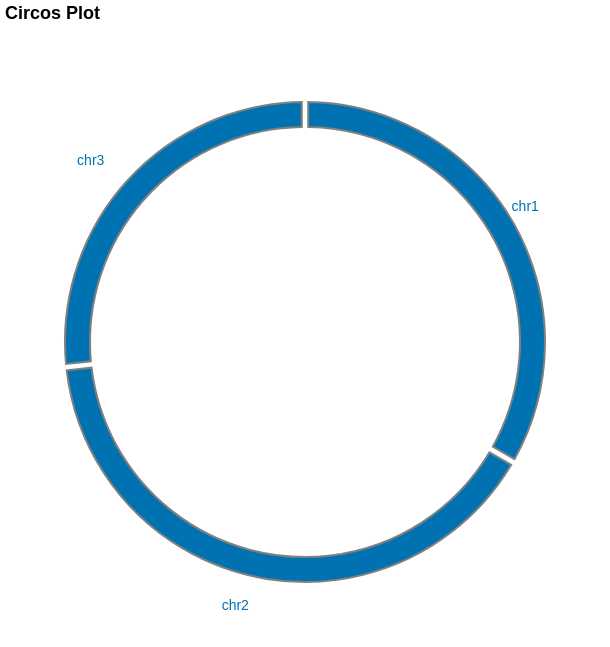

Notebook source saved alongside this figure:
### Code cell
# Chromosome lengths
chr_lengths = {
    'chr1': 10000000,
    'chr2': 12000000,
    'chr3': 8000000
}

# Create dataframe
chrom_df = pd.DataFrame(list(chr_lengths.items()), columns=['chromosome', 'length'])

# Calculate cumulative positions (where each chromosome starts)
chrom_df['cum_start'] = np.insert(np.cumsum(chrom_df['length'].values)[:-1], 0, 0)
chrom_df['cum_end'] = chrom_df['cum_start'] + chrom_df['length']

# Total genome length
total_length = chrom_df['length'].sum()

# Convert to radians, leaving a 5% gap for visual separation
scale_factor = 1
chrom_df['theta_start'] = (chrom_df['cum_start'] / total_length) * 2 * np.pi * scale_factor
chrom_df['theta_end'] = (chrom_df['cum_end'] / total_length) * 2 * np.pi * scale_factor
#chrom_df['theta_mid'] = (chrom_df['theta_start'] + chrom_df['theta_end']) / 2

print(chrom_df)

# Create the circular chromosome ideogram
base_chart = alt.Chart(chrom_df).mark_arc(
    outerRadius=240,
    innerRadius=215,
    stroke='grey',
    strokeWidth=2,
    padAngle=0.02
).encode(
    theta=alt.Theta('theta_start:Q')
        .scale(alt.Scale(domain=[0, 2*np.pi])),
    theta2='theta_end:Q'
)

# Add chromosome labels
labels = (
    alt.Chart(chrom_df)
    .transform_calculate(theta_mid='(datum.theta_start + datum.theta_end) / 2')
    .mark_text(radius=270, size=14)
    .encode(
        theta='theta_mid:Q',
        text='chromosome:N'
    )
)

# Combine
final_chart = (
    base_chart + labels
    .properties(
        width=600,
        height=600,
        title='Circos Plot'
    )
)
final_chart

### Figure 1 — Vega-Lite specification as saved in the notebook (floating-point values rounded to 4 significant figures)
{"width": 600, "height": 600, "config": {"title": {"anchor": "start", "dy": -15, "fontSize": 18}, "arc": {"fill": "#0072B2"}, "axis": {"domainColor": "#000000cc", "domainWidth": 0.5, "gridWidth": 0.2, "grid": false, "titleFontWeight": 400, "titleFontSize": 15, "labelFontSize": 11, "labelColor": "#000000cc", "tickColor": "#000000cc", "tickWidth": 0.2, "titleColor": "#000000cc"}, "axisBand": {"grid": false}, "axisX": {"grid": true, "tickSize": 10}, "axisY": {"domain": false, "grid": true, "tickSize": 0}, "background": "#ffffff4d", "legend": {"labelFont": "sans-serif", "labelFontSize": 12, "symbolSize": 100, "symbolType": "square", "titleFontSize": 12, "titlePadding": 10, "title": ""}, "range": {"category": ["#E69F00", "#56B4E9", "#009E73", "#F0E442", "#0072B2", "#D55E00", "#CC79A7", "#000000"], "diverging": ["#cfe8f3", "#a2d4ec", "#73bfe2", "#46abdb", "#1696d2", "#12719e"]}, "area": {"fill": "#0072B2", "fillOpacity": 0.7, "line": true}, "line": {"color": "#0072B2", "stroke": "#0072B2", "strokewidth": 5}, "trail": {"color": "#0072B2", "stroke": "#0072B2", "strokeWidth": 0, "size": 1}, "path": {"stroke": "#0072B2", "strokeWidth": 0.5}, "point": {"filled": true}, "text": {"color": "#0072B2", "fontSize": 11, "align": "right", "fontWeight": 400, "size": 11}, "bar": {"fill": "#0072B2", "stroke": false}, "view": {"stroke": "none", "continuousWidth": 660, "continuousHeight": 400}}, "layer": [{"mark": {"type": "arc", "innerRadius": 215, "outerRadius": 240, "padAngle": 0.02, "stroke": "grey", "strokeWidth": 2}, "encoding": {"theta": {"field": "theta_start", "scale": {"domain": [0, 6.283]}, "type": "quantitative"}, "theta2": {"field": "theta_end"}}}, {"mark": {"type": "text", "radius": 270, "size": 14}, "encoding": {"text": {"field": "chromosome", "type": "nominal"}, "theta": {"field": "theta_mid", "type": "quantitative"}}, "title": "Circos Plot", "transform": [{"calculate": "(datum.theta_start + datum.theta_end) / 2", "as": "theta_mid"}]}], "data": {"name": "data-91403b4231b13ba282f8e59cfd368dfc"}, "$schema": "https://vega.github.io/schema/vega-lite/v6.1.0.json", "datasets": {"data-91403b4231b13ba282f8e59cfd368dfc": [{"chromosome": "chr1", "length": 10000000, "cum_start": 0, "cum_end": 10000000, "theta_start": 0.0, "theta_end": 2.094}, {"chromosome": "chr2", "length": 12000000, "cum_start": 10000000, "cum_end": 22000000, "theta_start": 2.094, "theta_end": 4.608}, {"chromosome": "chr3", "length": 8000000, "cum_start": 22000000, "cum_end": 30000000, "theta_start": 4.608, "theta_end": 6.283}]}}
